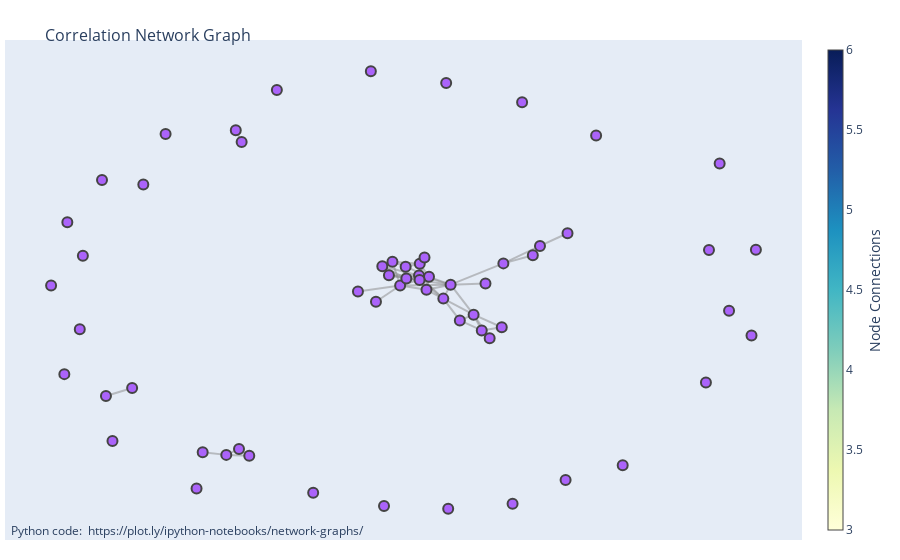

Notebook code for this chart:
### Code cell
cor = cor.map(lambda x: x if x > 0.5 else 0)
# Create a graph from the correlation matrix
G = nx.Graph()

# Add nodes
G.add_nodes_from(cor.index)

# Add edges with weights
for i in range(cor.shape[0]):
    for j in range(i + 1, cor.shape[1]):
        if cor.iloc[i, j] > 0:  # Only add edges for non-zero correlations
            G.add_edge(cor.index[i], cor.index[j], weight=cor.iloc[i, j])

# Prepare positions for plotly layout
pos = nx.spring_layout(G)  # You can use different layout algorithms depending on preference

# Create edge traces
edge_trace = []
for edge in G.edges():
    x0, y0 = pos[edge[0]]
    x1, y1 = pos[edge[1]]
    weight = G[edge[0]][edge[1]]['weight']
    edge_trace.append(go.Scatter(
        x=[x0, x1],
        y=[y0, y1],
        line=dict(width=2, color='#888'),
        hoverinfo='none',
        mode='lines',
        opacity=min(0.5, 0.5 + weight / 2)
    ))

# Create node traces
node_trace = go.Scatter(
    x=[],
    y=[],
    text=[],
    mode='markers',
    hoverinfo='text',
    marker=dict(
        showscale=True,
        colorscale='YlGnBu',
        size=10,
        colorbar=dict(
            thickness=15,
            title='Node Connections',
            xanchor='left',
            titleside='right'
        ),
        line=dict(width=2)
    )
)

# Populate node and edge traces
for node in G.nodes():
    x, y = pos[node]
    node_trace['x'] += (x,)
    node_trace['y'] += (y,)
    node_trace['text'] += (node,)

# Create figure
fig = go.Figure(
    data=edge_trace + [node_trace],
    layout=go.Layout(
        title='<br>Correlation Network Graph',
        titlefont_size=16,
        showlegend=False,
        hovermode='closest',
        margin=dict(b=20, l=5, r=5, t=40),
        annotations=[dict(
            text="Python code: <a href='https://plot.ly/ipython-notebooks/network-graphs/'> https://plot.ly/ipython-notebooks/network-graphs/</a>",
            showarrow=False,
            xref="paper", yref="paper",
            x=0.005, y=-0.002)],
        xaxis=dict(showgrid=False, zeroline=False, showticklabels=False),
        yaxis=dict(showgrid=False, zeroline=False, showticklabels=False)
    )
)

# Show plot
fig.show()

### Figure 1 — Plotly figure (JSON) as saved in the notebook; plotly's stock layout.template omitted (floating-point values rounded to 4 significant figures)
{"data": [{"hoverinfo": "none", "line": {"color": "#888", "width": 2}, "mode": "lines", "opacity": 0.5, "type": "scatter", "x": [0.08339, 0.01023], "y": [0.1558, 0.1648]}, {"hoverinfo": "none", "line": {"color": "#888", "width": 2}, "mode": "lines", "opacity": 0.5, "type": "scatter", "x": [0.08339, 0.1081], "y": [0.1558, 0.09861]}, {"hoverinfo": "none", "line": {"color": "#888", "width": 2}, "mode": "lines", "opacity": 0.5, "type": "scatter", "x": [0.08339, 0.08144], "y": [0.1558, 0.1049]}, {"hoverinfo": "none", "line": {"color": "#888", "width": 2}, "mode": "lines", "opacity": 0.5, "type": "scatter", "x": [0.08339, 0.04558], "y": [0.1558, 0.1433]}, {"hoverinfo": "none", "line": {"color": "#888", "width": 2}, "mode": "lines", "opacity": 0.5, "type": "scatter", "x": [0.08339, 0.08287], "y": [0.1558, 0.08438]}, {"hoverinfo": "none", "line": {"color": "#888", "width": 2}, "mode": "lines", "opacity": 0.5, "type": "scatter", "x": [0.08339, 0.09609], "y": [0.1558, 0.1838]}, {"hoverinfo": "none", "line": {"color": "#888", "width": 2}, "mode": "lines", "opacity": 0.5, "type": "scatter", "x": [-0.4004, -0.4345], "y": [-0.656, -0.6819]}, {"hoverinfo": "none", "line": {"color": "#888", "width": 2}, "mode": "lines", "opacity": 0.5, "type": "scatter", "x": [-0.4004, -0.3729], "y": [-0.656, -0.6853]}, {"hoverinfo": "none", "line": {"color": "#888", "width": 2}, "mode": "lines", "opacity": 0.5, "type": "scatter", "x": [-0.3933, -0.409], "y": [0.6899, 0.7417]}, {"hoverinfo": "none", "line": {"color": "#888", "width": 2}, "mode": "lines", "opacity": 0.5, "type": "scatter", "x": [0.1465, 0.1906], "y": [0.003178, -0.09255]}, {"hoverinfo": "none", "line": {"color": "#888", "width": 2}, "mode": "lines", "opacity": 0.5, "type": "scatter", "x": [0.1465, 0.2275], "y": [0.003178, -0.06722]}, {"hoverinfo": "none", "line": {"color": "#888", "width": 2}, "mode": "lines", "opacity": 0.5, "type": "scatter", "x": [0.1465, 0.1014], "y": [0.003178, 0.04165]}, {"hoverinfo": "none", "line": {"color": "#888", "width": 2}, "mode": "lines", "opacity": 0.5, "type": "scatter", "x": [0.1465, 0.1659], "y": [0.003178, 0.0644]}, {"hoverinfo": "none", "line": {"color": "#888", "width": 2}, "mode": "lines", "opacity": 0.5, "type": "scatter", "x": [0.1465, 0.08144], "y": [0.003178, 0.1049]}, {"hoverinfo": "none", "line": {"color": "#888", "width": 2}, "mode": "lines", "opacity": 0.5, "type": "scatter", "x": [0.1465, 0.08287], "y": [0.003178, 0.08438]}, {"hoverinfo": "none", "line": {"color": "#888", "width": 2}, "mode": "lines", "opacity": 0.5, "type": "scatter", "x": [0.03084, 0.01023], "y": [0.06055, 0.1648]}, {"hoverinfo": "none", "line": {"color": "#888", "width": 2}, "mode": "lines", "opacity": 0.5, "type": "scatter", "x": [0.03084, -0.03382], "y": [0.06055, -0.01042]}, {"hoverinfo": "none", "line": {"color": "#888", "width": 2}, "mode": "lines", "opacity": 0.5, "type": "scatter", "x": [0.03084, 0.1014], "y": [0.06055, 0.04165]}, {"hoverinfo": "none", "line": {"color": "#888", "width": 2}, "mode": "lines", "opacity": 0.5, "type": "scatter", "x": [0.03084, 0.1659], "y": [0.06055, 0.0644]}, {"hoverinfo": "none", "line": {"color": "#888", "width": 2}, "mode": "lines", "opacity": 0.5, "type": "scatter", "x": [0.03084, 0.1081], "y": [0.06055, 0.09861]}, {"hoverinfo": "none", "line": {"color": "#888", "width": 2}, "mode": "lines", "opacity": 0.5, "type": "scatter", "x": [0.03084, 0.04558], "y": [0.06055, 0.1433]}, {"hoverinfo": "none", "line": {"color": "#888", "width": 2}, "mode": "lines", "opacity": 0.5, "type": "scatter", "x": [0.03084, 0.04741], "y": [0.06055, 0.09167]}, {"hoverinfo": "none", "line": {"color": "#888", "width": 2}, "mode": "lines", "opacity": 0.5, "type": "scatter", "x": [0.03084, -0.08209], "y": [0.06055, 0.03403]}, {"hoverinfo": "none", "line": {"color": "#888", "width": 2}, "mode": "lines", "opacity": 0.5, "type": "scatter", "x": [0.2593, 0.1659], "y": [0.0693, 0.0644]}, {"hoverinfo": "none", "line": {"color": "#888", "width": 2}, "mode": "lines", "opacity": 0.5, "type": "scatter", "x": [0.3071, 0.4051], "y": [0.1577, 0.2341]}, {"hoverinfo": "none", "line": {"color": "#888", "width": 2}, "mode": "lines", "opacity": 0.5, "type": "scatter", "x": [0.3071, 0.1659], "y": [0.1577, 0.0644]}, {"hoverinfo": "none", "line": {"color": "#888", "width": 2}, "mode": "lines", "opacity": 0.5, "type": "scatter", "x": [0.3071, 0.386], "y": [0.1577, 0.1931]}, {"hoverinfo": "none", "line": {"color": "#888", "width": 2}, "mode": "lines", "opacity": 0.5, "type": "scatter", "x": [0.1906, 0.2275], "y": [-0.09255, -0.06722]}, {"hoverinfo": "none", "line": {"color": "#888", "width": 2}, "mode": "lines", "opacity": 0.5, "type": "scatter", "x": [0.1906, 0.2493], "y": [-0.09255, -0.1363]}, {"hoverinfo": "none", "line": {"color": "#888", "width": 2}, "mode": "lines", "opacity": 0.5, "type": "scatter", "x": [0.3029, 0.2275], "y": [-0.1223, -0.06722]}, {"hoverinfo": "none", "line": {"color": "#888", "width": 2}, "mode": "lines", "opacity": 0.5, "type": "scatter", "x": [0.3029, 0.2493], "y": [-0.1223, -0.1363]}, {"hoverinfo": "none", "line": {"color": "#888", "width": 2}, "mode": "lines", "opacity": 0.5, "type": "scatter", "x": [0.01023, 0.04558], "y": [0.1648, 0.1433]}, {"hoverinfo": "none", "line": {"color": "#888", "width": 2}, "mode": "lines", "opacity": 0.5, "type": "scatter", "x": [0.01023, -0.01688], "y": [0.1648, 0.1448]}, {"hoverinfo": "none", "line": {"color": "#888", "width": 2}, "mode": "lines", "opacity": 0.5, "type": "scatter", "x": [-0.4345, -0.3729], "y": [-0.6819, -0.6853]}, {"hoverinfo": "none", "line": {"color": "#888", "width": 2}, "mode": "lines", "opacity": 0.5, "type": "scatter", "x": [-0.4345, -0.4976], "y": [-0.6819, -0.67]}, {"hoverinfo": "none", "line": {"color": "#888", "width": 2}, "mode": "lines", "opacity": 0.5, "type": "scatter", "x": [0.4051, 0.4788], "y": [0.2341, 0.2897]}, {"hoverinfo": "none", "line": {"color": "#888", "width": 2}, "mode": "lines", "opacity": 0.5, "type": "scatter", "x": [0.4051, 0.386], "y": [0.2341, 0.1931]}, {"hoverinfo": "none", "line": {"color": "#888", "width": 2}, "mode": "lines", "opacity": 0.5, "type": "scatter", "x": [0.2275, 0.1659], "y": [-0.06722, 0.0644]}, {"hoverinfo": "none", "line": {"color": "#888", "width": 2}, "mode": "lines", "opacity": 0.5, "type": "scatter", "x": [0.2275, 0.2493], "y": [-0.06722, -0.1363]}, {"hoverinfo": "none", "line": {"color": "#888", "width": 2}, "mode": "lines", "opacity": 0.5, "type": "scatter", "x": [0.2275, 0.2704], "y": [-0.06722, -0.1706]}, {"hoverinfo": "none", "line": {"color": "#888", "width": 2}, "mode": "lines", "opacity": 0.5, "type": "scatter", "x": [-0.7565, -0.6864], "y": [-0.4235, -0.3888]}, {"hoverinfo": "none", "line": {"color": "#888", "width": 2}, "mode": "lines", "opacity": 0.5, "type": "scatter", "x": [0.1014, 0.1659], "y": [0.04165, 0.0644]}, {"hoverinfo": "none", "line": {"color": "#888", "width": 2}, "mode": "lines", "opacity": 0.5, "type": "scatter", "x": [0.1014, 0.1081], "y": [0.04165, 0.09861]}, {"hoverinfo": "none", "line": {"color": "#888", "width": 2}, "mode": "lines", "opacity": 0.5, "type": "scatter", "x": [0.1014, 0.08144], "y": [0.04165, 0.1049]}, {"hoverinfo": "none", "line": {"color": "#888", "width": 2}, "mode": "lines", "opacity": 0.5, "type": "scatter", "x": [0.1014, 0.08287], "y": [0.04165, 0.08438]}, {"hoverinfo": "none", "line": {"color": "#888", "width": 2}, "mode": "lines", "opacity": 0.5, "type": "scatter", "x": [0.1659, 0.1081], "y": [0.0644, 0.09861]}, {"hoverinfo": "none", "line": {"color": "#888", "width": 2}, "mode": "lines", "opacity": 0.5, "type": "scatter", "x": [0.1659, 0.08144], "y": [0.0644, 0.1049]}, {"hoverinfo": "none", "line": {"color": "#888", "width": 2}, "mode": "lines", "opacity": 0.5, "type": "scatter", "x": [0.1659, 0.04741], "y": [0.0644, 0.09167]}, {"hoverinfo": "none", "line": {"color": "#888", "width": 2}, "mode": "lines", "opacity": 0.5, "type": "scatter", "x": [0.0008466, 0.08144], "y": [0.1057, 0.1049]}, {"hoverinfo": "none", "line": {"color": "#888", "width": 2}, "mode": "lines", "opacity": 0.5, "type": "scatter", "x": [0.0008466, 0.04741], "y": [0.1057, 0.09167]}, {"hoverinfo": "none", "line": {"color": "#888", "width": 2}, "mode": "lines", "opacity": 0.5, "type": "scatter", "x": [0.0008466, 0.08287], "y": [0.1057, 0.08438]}, {"hoverinfo": "none", "line": {"color": "#888", "width": 2}, "mode": "lines", "opacity": 0.5, "type": "scatter", "x": [0.0008466, -0.01688], "y": [0.1057, 0.1448]}, {"hoverinfo": "none", "line": {"color": "#888", "width": 2}, "mode": "lines", "opacity": 0.5, "type": "scatter", "x": [0.1081, 0.08144], "y": [0.09861, 0.1049]}, {"hoverinfo": "none", "line": {"color": "#888", "width": 2}, "mode": "lines", "opacity": 0.5, "type": "scatter", "x": [0.1081, 0.04558], "y": [0.09861, 0.1433]}, {"hoverinfo": "none", "line": {"color": "#888", "width": 2}, "mode": "lines", "opacity": 0.5, "type": "scatter", "x": [0.1081, 0.08287], "y": [0.09861, 0.08438]}, {"hoverinfo": "none", "line": {"color": "#888", "width": 2}, "mode": "lines", "opacity": 0.5, "type": "scatter", "x": [0.08144, 0.04741], "y": [0.1049, 0.09167]}, {"hoverinfo": "none", "line": {"color": "#888", "width": 2}, "mode": "lines", "opacity": 0.5, "type": "scatter", "x": [0.08144, 0.08287], "y": [0.1049, 0.08438]}, {"hoverinfo": "none", "line": {"color": "#888", "width": 2}, "mode": "lines", "opacity": 0.5, "type": "scatter", "x": [0.08144, 0.09609], "y": [0.1049, 0.1838]}, {"hoverinfo": "none", "line": {"color": "#888", "width": 2}, "mode": "lines", "opacity": 0.5, "type": "scatter", "x": [0.08144, -0.01688], "y": [0.1049, 0.1448]}, {"hoverinfo": "none", "line": {"color": "#888", "width": 2}, "mode": "lines", "opacity": 0.5, "type": "scatter", "x": [0.04741, 0.08287], "y": [0.09167, 0.08438]}, {"hoverinfo": "none", "line": {"color": "#888", "width": 2}, "mode": "lines", "opacity": 0.5, "type": "scatter", "x": [0.04741, -0.01688], "y": [0.09167, 0.1448]}, {"hoverinfo": "none", "line": {"color": "#888", "width": 2}, "mode": "lines", "opacity": 0.5, "type": "scatter", "x": [0.08287, 0.09609], "y": [0.08438, 0.1838]}, {"hoverinfo": "none", "line": {"color": "#888", "width": 2}, "mode": "lines", "opacity": 0.5, "type": "scatter", "x": [0.2493, 0.2704], "y": [-0.1363, -0.1706]}, {"hoverinfo": "text", "marker": {"colorbar": {"thickness": 15, "title": {"side": "right", "text": "Node Connections"}, "xanchor": "left"}, "colorscale": [[0, "rgb(255,255,217)"], [0.125, "rgb(237,248,177)"], [0.25, "rgb(199,233,180)"], [0.375, "rgb(127,205,187)"], [0.5, "rgb(65,182,196)"], [0.625, "rgb(29,145,192)"], [0.75, "rgb(34,94,168)"], [0.875, "rgb(37,52,148)"], [1, "rgb(8,29,88)"]], "line": {"width": 2}, "showscale": true, "size": 10}, "mode": "markers", "text": ["g_[Eubacterium]_coprostanoligenes_group", "g_[Eubacterium]_hallii_group", "g_[Eubacterium]_ruminantium_group", "g_Acidaminococcus", "g_Alloprevotella", "g_Bifidobacterium", "g_Butyricicoccus", "g_CAG-873", "g_Campylobacter", "g_Candidatus_Methanogranum", "g_Christensenellaceae_R-7_group", "g_Collinsella", "g_Coprococcus_2", "g_Coriobacteriaceae_UCG-003", "g_Dialister", "g_Elusimicrobium", "g_Enterorhabdus", "g_Erysipelotrichaceae_UCG-004", "g_Faecalibacterium", "g_Family_XIII_AD3011_group", "g_Family_XIII_UCG-001", "g_GCA-900066575", "g_Helicobacter", "g_Lachnoclostridium", "g_Lachnospira", "g_Lachnospiraceae_FCS020_group", "g_Lachnospiraceae_ND3007_group", "g_Lachnospiraceae_NK3A20_group", "g_Lactobacillus", "g_Libanicoccus", "g_Marvinbryantia", "g_Megasphaera", "g_Olsenella", "g_Oribacterium", "g_Peptococcus", "g_Prevotella_2", "g_Prevotella_7", "g_Prevotella_9", "g_Prevotellaceae_NK3B31_group", "g_Prevotellaceae_UCG-003", "g_Prevotellaceae_UCG-004", "g_Rikenellaceae_RC9_gut_group", "g_Ruminiclostridium_6", "g_Ruminiclostridium_9", "g_Ruminococcaceae_NK4A214_group", "g_Ruminococcaceae_UCG-002", "g_Ruminococcaceae_UCG-003", "g_Ruminococcaceae_UCG-005", "g_Ruminococcaceae_UCG-008", "g_Ruminococcaceae_UCG-009", "g_Ruminococcaceae_UCG-010", "g_Ruminococcaceae_UCG-011", "g_Ruminococcaceae_UCG-013", "g_Ruminococcaceae_UCG-014", "g_Ruminococcus_1", "g_Senegalimassilia", "g_Slackia", "g_Solobacterium", "g_Streptococcus", "g_Succinivibrio", "g_Treponema_2"], "type": "scatter", "x": [0.08339, -0.4004, 0.1595, -0.3933, 0.5553, 0.1465, 0.886, 0.03084, 0.8492, 0.2593, 0.3071, 0.1906, 0.983, 0.3029, -0.6565, 0.9712, 0.4736, 0.01023, -0.4345, 0.4051, 0.4788, 0.3572, -0.767, 0.154, 0.9112, -0.5969, -0.3729, -0.8678, -0.8183, 0.2275, -0.9033, -0.409, 0.8574, 0.6265, -0.01232, -0.7565, -0.2019, -0.6864, 0.3318, -0.03382, 0.1014, 0.1659, 0.0008466, -0.739, 0.1081, 0.08144, -0.2991, 0.04558, -0.8265, 0.04741, 0.08287, 0.386, 0.09609, -0.01688, -0.04752, 0.2493, 0.2704, -0.514, -0.08209, -0.4976, -0.8598], "y": [0.1558, -0.656, -0.9181, 0.6899, 0.7182, 0.003178, 0.5959, 0.06055, -0.3644, 0.0693, 0.1577, -0.09255, 0.2169, -0.1223, 0.5036, -0.1589, -0.792, 0.1648, -0.6819, 0.2341, 0.2897, 0.8639, 0.5233, 0.9484, -0.04981, 0.7251, -0.6853, -0.3279, 0.191, -0.06722, 0.06032, 0.7417, 0.216, -0.7274, -0.9059, -0.4235, -0.848, -0.3888, -0.8959, -0.01042, 0.04165, 0.0644, 0.1057, -0.621, 0.09861, 0.1049, 0.9178, 0.1433, -0.1314, 0.09167, 0.08438, 0.1931, 0.1838, 0.1448, 1, -0.1363, -0.1706, -0.8298, 0.03403, -0.67, 0.3378]}], "layout": {"annotations": [{"showarrow": false, "text": "Python code: <a href='https://plot.ly/ipython-notebooks/network-graphs/'> https://plot.ly/ipython-notebooks/network-graphs/</a>", "x": 0.005, "xref": "paper", "y": -0.002, "yref": "paper"}], "hovermode": "closest", "margin": {"b": 20, "l": 5, "r": 5, "t": 40}, "showlegend": false, "title": {"font": {"size": 16}, "text": "<br>Correlation Network Graph"}, "xaxis": {"showgrid": false, "showticklabels": false, "zeroline": false}, "yaxis": {"showgrid": false, "showticklabels": false, "zeroline": false}}}
